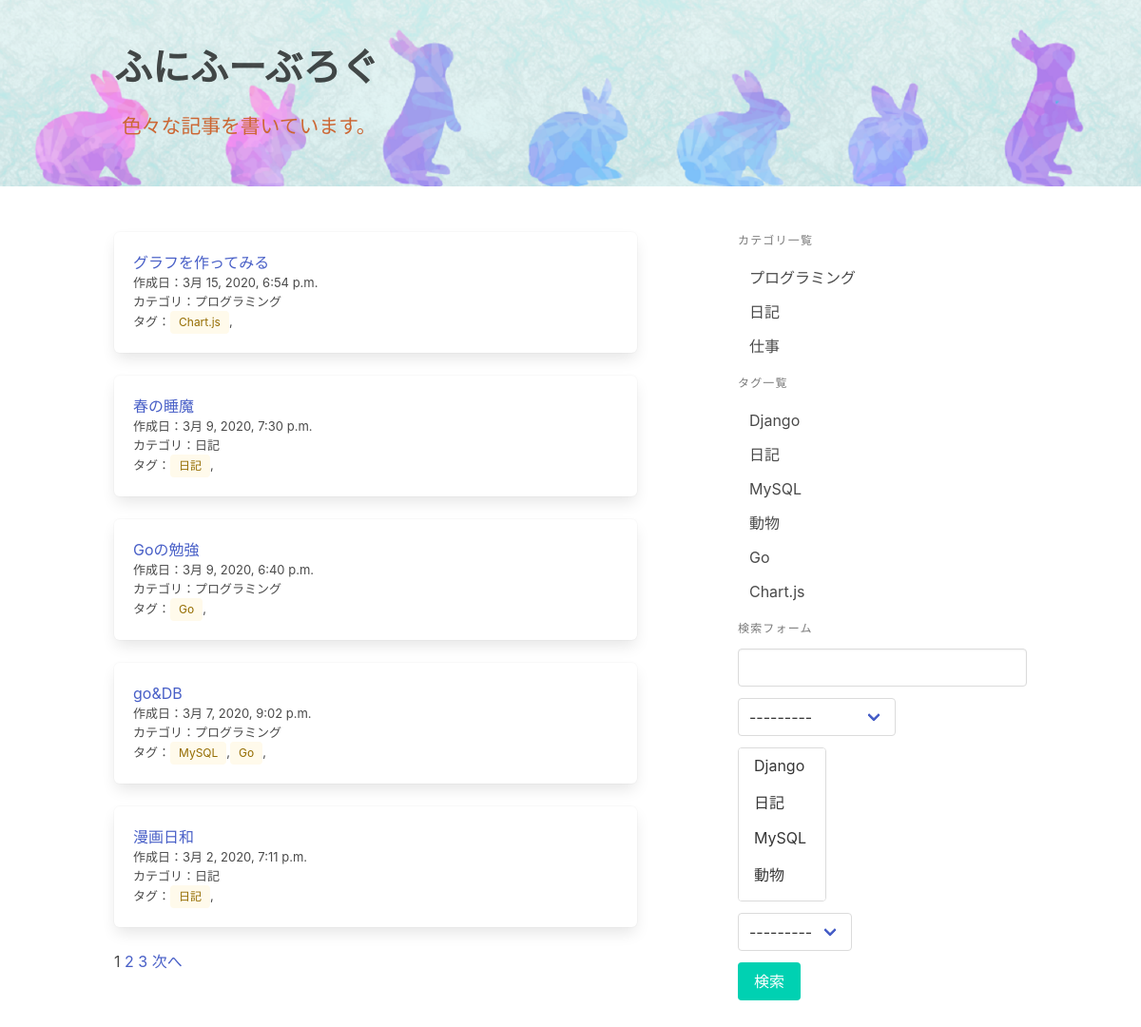
The page / on the database its author committed.
### blog/models.py (models this page shows, shortened)
class Post(models.Model):
    photo = models.ImageField('画像', blank=True)
    title = models.CharField('タイトル', max_length=32)
    text = models.TextField('本文')
    category = models.ForeignKey(Category, on_delete=models.PROTECT, verbose_name='カテゴリ')
    tags = models.ManyToManyField(Tag, verbose_name='タグ', blank=True)
    writer = models.ForeignKey(settings.AUTH_USER_MODEL, on_delete=models.PROTECT, verbose_name='投稿者')
    created_at = models.DateTimeField('作成日', auto_now_add=True)
    updated_at = models.DateTimeField('更新日', auto_now=True)

class Category(models.Model):
    name = models.CharField('カテゴリ名', max_length=255, unique=True)
    def __str__(self):
        return self.name

class Tag(models.Model):
    name = models.CharField('タグ名', max_length=255, unique=True)
    def __str__(self):
        return self.name

### blog/views.py (the view, shortened to what this page needs)
# urls.py: path('', views.PostList.as_view(), name='post_list'),
class PostList(generic.ListView):
    model = Post
    ordering = '-created_at'
    paginate_by = 5
    def get_queryset(self):
        queryset = super().get_queryset()
        form = PostSearchForm(self.request.GET or None)
        return queryset

### blog/forms.py
class PostSearchForm(forms.Form):
    key_word = forms.CharField(
        label='キーワード', required=False,
        widget=forms.TextInput(attrs={'class': 'input'})
    )
    category = forms.ModelChoiceField(
        label='カテゴリの選択', required=False,
        queryset=Category.objects.all(),
    )
    tags = forms.ModelMultipleChoiceField(
        label='タグの選択', required=False,
        queryset=Tag.objects.all(),
    )
    user = forms.ModelChoiceField(
        label='投稿者', required=False,
        queryset=User.objects.all(),
    )

### blog/templatetags/blog.py (called while the page is built)
@register.inclusion_tag('blog/category_and_tag_list.html')
def create_category_and_tag_list():
    return {
        'category_list': Category.objects.all(),
        'tag_list': Tag.objects.all(),
    }

@register.inclusion_tag('blog/search_form.html')
def create_search_form(request):
    form = PostSearchForm(request.GET or None)
    return {'form': form}

@register.simple_tag
def url_replace(request, field, value):
    url_dict = request.GET.copy()
    url_dict[field] = str(value)
    return url_dict.urlencode()

### blog/templates/blog/post_list.html (shortened to what this page needs)
{% extends 'blog/base.html' %}
{% load blog %}
{% block content %}
  {% for post in post_list %}
      <article class="box">
          <h1> <a href="{% url 'blog:post_detail' post.pk %}">{{post.title}}</a> </h1>
          <p class="small">作成日：{{post.created_at}}</p>
          <p class="small">カテゴリ：{{post.category}}</p>
          <p class="small">タグ：{% for tag in post.tags.all %}<span class="tag is-warning is-light">{{tag}}</span>,{% endfor %}</p>
      </article>
   {% endfor %}
   {% for num in page_obj.paginator.page_range %}
      {% if page_obj.number == num %}
        <span>{{num}}</span>
      {% else %}
        <a href="?{% url_replace request 'page' num %}">{{num}}</a>
      {% endif %}
   {% endfor %}
   {% if page_obj.has_next %}
      <a href="?{% url_replace request 'page' page_obj.next_page_number %}">次へ</a>
   {% endif %}
{% endblock %}

### blog/templates/blog/category_and_tag_list.html
<p class="menu-label">カテゴリ一覧</p>
<ul class="menu-list">
  {% for category in category_list %}
    <li> <a href="{% url 'blog:post_category_list' category.pk %}">{{category}}</a> </li>
  {% endfor %}
</ul>
<p class="menu-label">タグ一覧</p>
<ul class="menu-list">
  {% for tag in tag_list %}
    <li> <a href="{% url 'blog:post_tag_list' tag.pk %}">{{tag}}</a> </li>
  {% endfor %}
</ul>

### blog/static/blog/base.css (style rules this page uses)
.small { font-size: small; }

### rows shown on the page
Post: title "グラフを作ってみる", created_at "3月 15, 2020, 6:54 p.m.", category "プログラミング"
Tag: name "Chart.js"
Post: title "春の睡魔", created_at "3月 9, 2020, 7:30 p.m.", category "日記"
Tag: name "日記"
Post: title "Goの勉強", created_at "3月 9, 2020, 6:40 p.m.", category "プログラミング"
Tag: name "Go"
Post: title "go&DB", created_at "3月 7, 2020, 9:02 p.m.", category "プログラミング"
Tag: name "MySQL"
Post: title "漫画日和", created_at "3月 2, 2020, 7:11 p.m.", category "日記"
Category: name "プログラミング"
Category: name "日記"
Category: name "仕事"
Tag: name "Django"
Tag: name "動物"

### other values the page prints
{{ num }} "1"
{{ num }} "2" "3"
